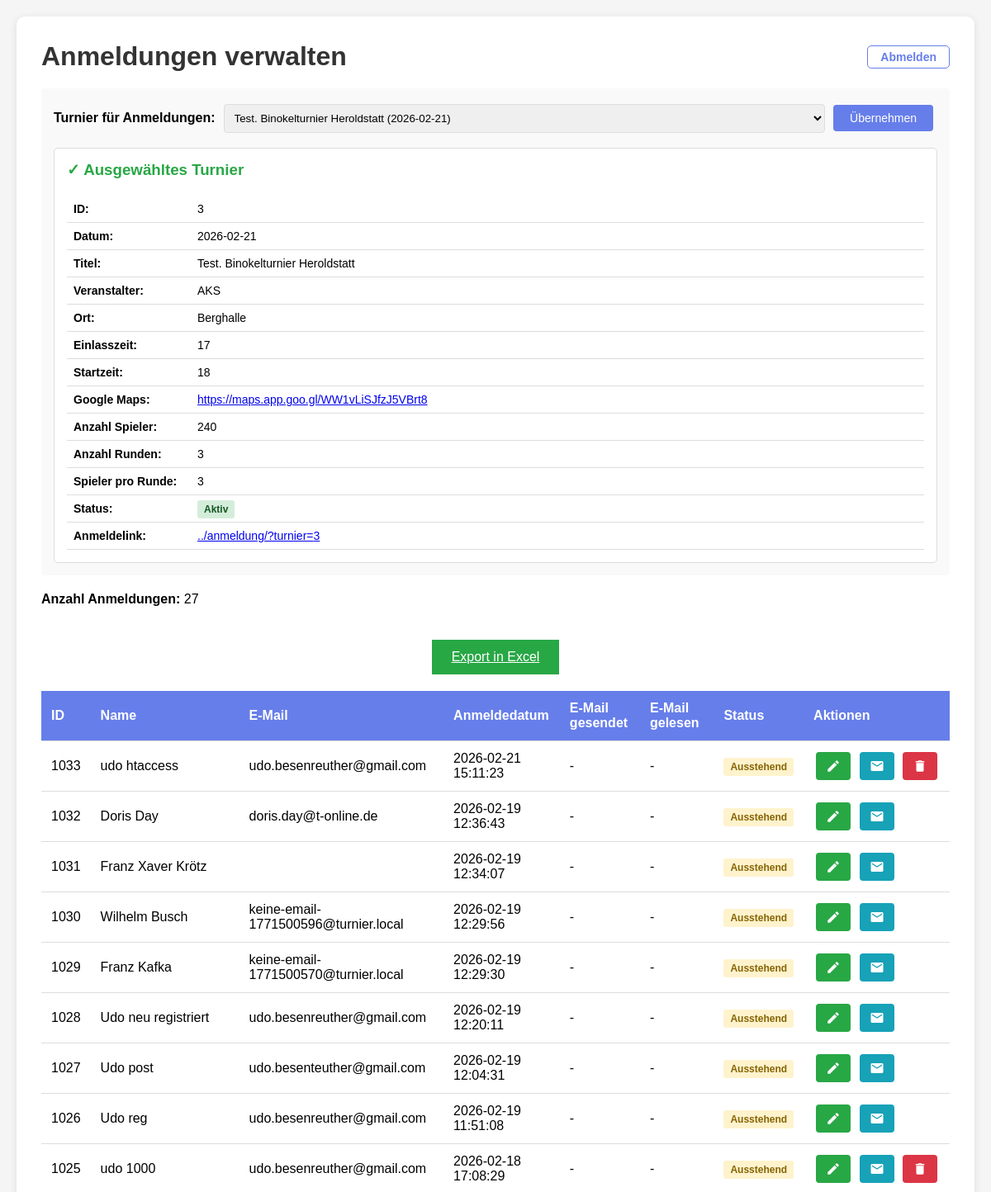
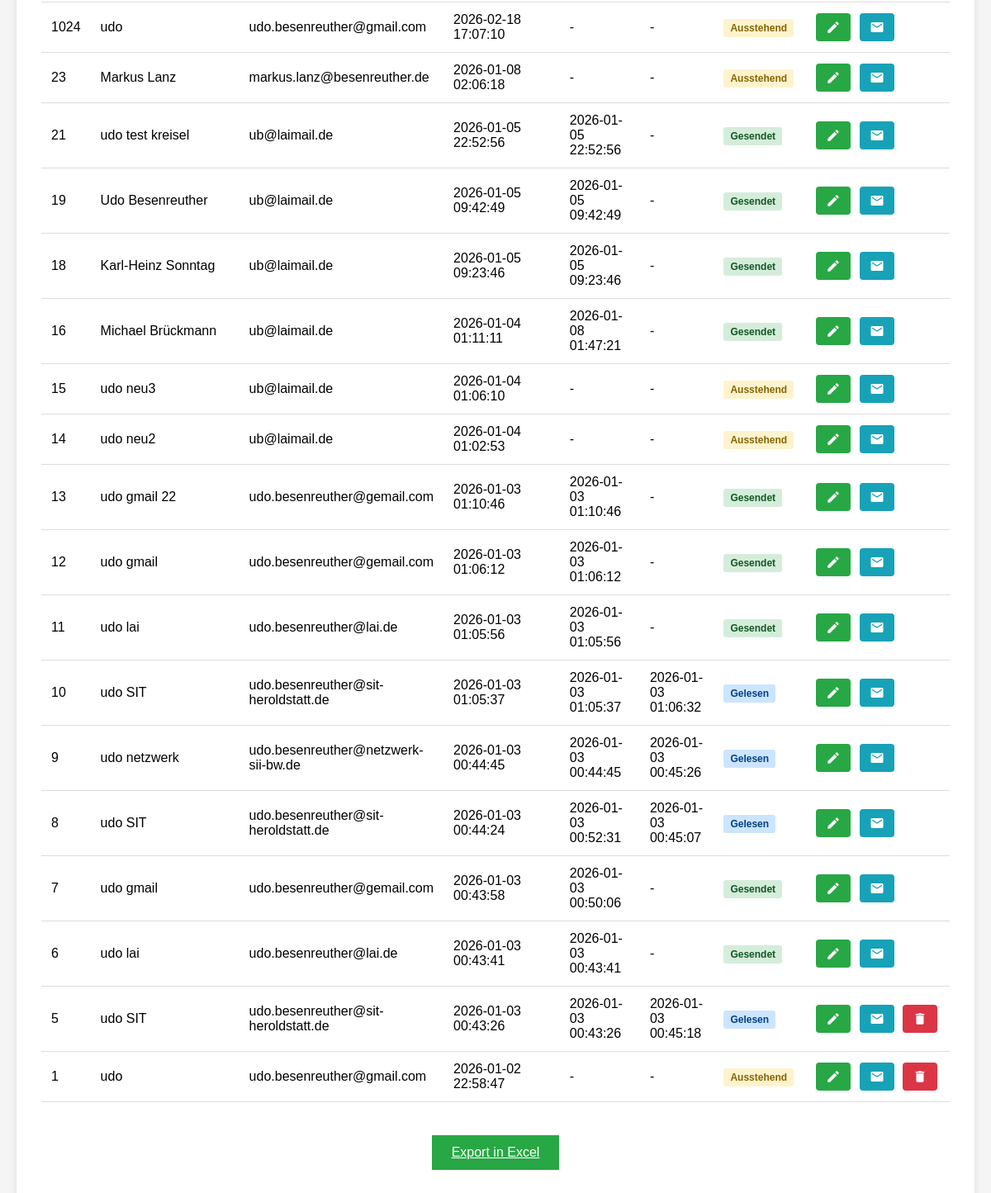
Screenshot of /data/admin.php (signed in) with the database file from the repository (2 pictures, top to bottom).
### tables this page shows
CREATE TABLE config (
        schluessel TEXT PRIMARY KEY,
        wert TEXT
    );

CREATE TABLE turnier (
        id INTEGER PRIMARY KEY AUTOINCREMENT,
        datum TEXT NOT NULL,
        titel TEXT NOT NULL,
        veranstalter TEXT NOT NULL,
        ort TEXT NOT NULL,
        erstellt_am TEXT DEFAULT CURRENT_TIMESTAMP,
        aktiv INTEGER DEFAULT 1
    , anzahl_spieler INTEGER DEFAULT 0, anzahl_runden INTEGER DEFAULT 3, spieler_pro_runde INTEGER DEFAULT 3, aktive_runde INTEGER DEFAULT NULL, aktive_ergebnis_runde INTEGER DEFAULT NULL, googlemaps_link TEXT DEFAULT NULL, startzeit TEXT DEFAULT NULL, einlasszeit TEXT DEFAULT NULL);

CREATE TABLE anmeldungen (id INTEGER PRIMARY KEY AUTOINCREMENT, anmeldedatum TEXT NOT NULL, name TEXT NOT NULL, email TEXT NOT NULL, mobilnummer TEXT, tracking_code TEXT, email_gesendet TEXT, email_gelesen TEXT, turnier_id INTEGER DEFAULT NULL, "alter" INTEGER, name_auf_wertungsliste INTEGER DEFAULT 0);

### turnier/config.php (called while the page is built, shortened)
<?php
function getAllTurniere() {
    $db = getDB();
    $stmt = $db->query("SELECT * FROM turnier ORDER BY id DESC");
    return $stmt->fetchAll(PDO::FETCH_ASSOC);
}
function getTurnierById($id) {
    $db = getDB();
    $stmt = $db->prepare("SELECT * FROM turnier WHERE id = ?");
    $stmt->execute([$id]);
    return $stmt->fetch(PDO::FETCH_ASSOC);
}

### data/admin.php (the view, shortened to what this page needs)
    <?php
require_once __DIR__ . '/../anmeldung/config.php';
require_once __DIR__ . '/../turnier/config.php';
$db = getDB();
$selectedTurnierId = null;
try {
    $stmt = $db->prepare("SELECT wert FROM config WHERE schluessel = ?");
    $stmt->execute(['default_turnier_id']);
    $result = $stmt->fetch(PDO::FETCH_ASSOC);
    if ($result && !empty($result['wert'])) {
        $selectedTurnierId = intval($result['wert']);
    }
} catch (PDOException $e) {
}
$selectedTurnier = null;
if ($selectedTurnierId) {
    $selectedTurnier = getTurnierById($selectedTurnierId);
}
$alleTurniere = getAllTurniere();
if ($selectedTurnierId) {
    $stmt = $db->prepare("SELECT * FROM anmeldungen WHERE turnier_id = ? ORDER BY anmeldedatum DESC");
    $stmt->execute([$selectedTurnierId]);
    $anmeldungen = $stmt->fetchAll(PDO::FETCH_ASSOC);
} else {
    $anmeldungen = [];
}
?>
<!DOCTYPE html>
<html lang="de">
<head>
</head>
<body>
    <div class="container">
        <h1>
            Anmeldungen verwalten
            <a href="?logout=1" class="logout">Abmelden</a>
        </h1>
        <div style="margin-bottom: 20px; padding: 15px; background: #f9f9f9; border-radius: 5px;">
            <form method="POST" style="display: flex; align-items: center; gap: 10px;">
                <label for="turnier_id" style="font-weight: bold;">Turnier für Anmeldungen:</label>
                <select name="turnier_id" id="turnier_id" style="flex: 1; padding: 8px; border: 1px solid #ddd; border-radius: 4px;">
                    <?php foreach ($alleTurniere as $turnier): ?>
                        <option value="<?php echo $turnier['id']; ?>" <?php echo ($selectedTurnierId == $turnier['id']) ? 'selected' : ''; ?>>
                            <?php echo htmlspecialchars($turnier['titel'] . ' (' . $turnier['datum'] . ')'); ?>
                        </option>
                    <?php endforeach; ?>
                </select>
                <button type="submit" style="padding: 8px 20px; background: #667eea; color: white; border: none; border-radius: 4px; cursor: pointer;">Übernehmen</button>
            </form>
            <?php if ($selectedTurnier): ?>
                <div style="margin-top: 15px; padding: 15px; background: white; border: 1px solid #ddd; border-radius: 5px;">
                    <h3 style="margin-top: 0; margin-bottom: 15px; color: #28a745;">✓ Ausgewähltes Turnier</h3>
                    <table style="width: 100%; border-collapse: collapse; font-size: 14px;">
                        <tr>
                            <td style="padding: 8px; font-weight: bold; width: 150px; vertical-align: top;">ID:</td>
                            <td style="padding: 8px;"><?php echo htmlspecialchars($selectedTurnier['id']); ?></td>
                        </tr>
                        <tr>
                            <td style="padding: 8px; font-weight: bold; vertical-align: top;">Datum:</td>
                            <td style="padding: 8px;"><?php echo htmlspecialchars($selectedTurnier['datum']); ?></td>
                        </tr>
                        <tr>
                            <td style="padding: 8px; font-weight: bold; vertical-align: top;">Titel:</td>
                            <td style="padding: 8px;"><?php echo htmlspecialchars($selectedTurnier['titel']); ?></td>
                        </tr>
                        <tr>
                            <td style="padding: 8px; font-weight: bold; vertical-align: top;">Veranstalter:</td>
                            <td style="padding: 8px;"><?php echo htmlspecialchars($selectedTurnier['veranstalter']); ?></td>
                        </tr>
                        <tr>
                            <td style="padding: 8px; font-weight: bold; vertical-align: top;">Ort:</td>
                            <td style="padding: 8px;"><?php echo htmlspecialchars($selectedTurnier['ort']); ?></td>
                        </tr>
                        <tr>
                            <td style="padding: 8px; font-weight: bold; vertical-align: top;">Einlasszeit:</td>
                            <td style="padding: 8px;"><?php echo !empty($selectedTurnier['einlasszeit']) ? htmlspecialchars($selectedTurnier['einlasszeit']) : '<em style="color: #999;">nicht angegeben</em>'; ?></td>
                        </tr>
                        <tr>
                            <td style="padding: 8px; font-weight: bold; vertical-align: top;">Startzeit:</td>
                            <td style="padding: 8px;"><?php echo !empty($selectedTurnier['startzeit']) ? htmlspecialchars($selectedTurnier['startzeit']) : '<em style="color: #999;">nicht angegeben</em>'; ?></td>
                        </tr>
                        <tr>
                            <td style="padding: 8px; font-weight: bold; vertical-align: top;">Google Maps:</td>
                            <td style="padding: 8px;">
                                <?php if (!empty($selectedTurnier['googlemaps_link'])): ?>
                                    <a href="<?php echo htmlspecialchars($selectedTurnier['googlemaps_link']); ?>" target="_blank"><?php echo htmlspecialchars($selectedTurnier['googlemaps_link']); ?></a>
                                <?php else: ?>
                                    <em style="color: #999;">nicht angegeben</em>
                                <?php endif; ?>
                            </td>
                        </tr>
                        <tr>
                            <td style="padding: 8px; font-weight: bold; vertical-align: top;">Anzahl Spieler:</td>
                            <td style="padding: 8px;"><?php echo htmlspecialchars($selectedTurnier['anzahl_spieler'] ?? '0'); ?></td>
                        </tr>
                        <tr>
                            <td style="padding: 8px; font-weight: bold; vertical-align: top;">Anzahl Runden:</td>
                            <td style="padding: 8px;"><?php echo htmlspecialchars($selectedTurnier['anzahl_runden'] ?? '3'); ?></td>
                        </tr>
                        <tr>
                            <td style="padding: 8px; font-weight: bold; vertical-align: top;">Spieler pro Runde:</td>
                            <td style="padding: 8px;"><?php echo htmlspecialchars($selectedTurnier['spieler_pro_runde'] ?? '3'); ?></td>
                        </tr>
                        <tr>
                            <td style="padding: 8px; font-weight: bold; vertical-align: top;">Status:</td>
                            <td style="padding: 8px;">
                                <?php if ($selectedTurnier['aktiv'] == 1): ?>
                                    <span style="padding: 4px 8px; background: #d4edda; color: #155724; border-radius: 3px; font-size: 12px; font-weight: bold;">Aktiv</span>
                                <?php else: ?>
                                    <span style="padding: 4px 8px; background: #f8d7da; color: #721c24; border-radius: 3px; font-size: 12px; font-weight: bold;">Inaktiv</span>
                                <?php endif; ?>
                            </td>
                        </tr>
                        <tr>
                            <td style="padding: 8px; font-weight: bold; vertical-align: top;">Anmeldelink:</td>
                            <td style="padding: 8px;">
                                <a href="../anmeldung/?turnier=<?php echo $selectedTurnier['id']; ?>" target="_blank">../anmeldung/?turnier=<?php echo $selectedTurnier['id']; ?></a>
                            </td>
                        </tr>
                    </table>
                </div>
            <?php else: ?>
                <p style="margin-top: 10px; color: #dc3545; font-weight: bold;">
                    ⚠ Kein Turnier ausgewählt. Anmeldungen werden keinem Turnier zugeordnet.
                </p>
            <?php endif; ?>
        </div>
        <p><strong>Anzahl Anmeldungen:</strong> <?php echo count($anmeldungen); ?>
        </p>
        <?php if ($selectedTurnierId): ?>
            <div class="export-container export-container-top">
                <a href="?export=excel" class="btn-export">Export in Excel</a>
            </div>
        <?php endif; ?>
        <?php if (empty($anmeldungen) && $selectedTurnierId): ?>
            <p style="margin-top: 20px; color: #666; font-style: italic;">Keine Anmeldungen für dieses Turnier vorhanden.</p>
        <?php elseif (empty($anmeldungen) && !$selectedTurnierId): ?>
            <p style="margin-top: 20px; color: #dc3545; font-weight: bold;">Bitte wählen Sie ein Turnier aus, um die Anmeldungen zu sehen.</p>
        <?php else: ?>
        <table>
            <thead>
                <tr>
                    <th>ID</th>
                    <th class="name-column">Name</th>
                    <th class="email-column">E-Mail</th>
                    <th>Anmeldedatum</th>
                    <th>E-Mail gesendet</th>
                    <th>E-Mail gelesen</th>
                    <th>Status</th>
                    <th>Aktionen</th>
                </tr>
            </thead>
            <tbody>
                <?php foreach ($anmeldungen as $anmeldung): ?>
                    <tr id="row-<?php echo $anmeldung['id']; ?>">
                        <td><?php echo htmlspecialchars($anmeldung['id']); ?></td>
                        <td class="name-column name-<?php echo $anmeldung['id']; ?>"><?php echo htmlspecialchars($anmeldung['name']); ?></td>
                        <td class="email-column email-<?php echo $anmeldung['id']; ?>"><?php echo htmlspecialchars($anmeldung['email']); ?></td>
                        <td><?php echo htmlspecialchars($anmeldung['anmeldedatum'] ?? '-'); ?></td>
                        <td><?php echo htmlspecialchars($anmeldung['email_gesendet'] ?? '-'); ?></td>
                        <td><?php echo htmlspecialchars($anmeldung['email_gelesen'] ?? '-'); ?></td>
                        <td>
                            <?php
                            if (!empty($anmeldung['email_gelesen'])) {
                                echo '<span class="status status-read">Gelesen</span>';
                            } elseif (!empty($anmeldung['email_gesendet'])) {
                                echo '<span class="status status-sent">Gesendet</span>';
                            } else {
                                echo '<span class="status status-pending">Ausstehend</span>';
                            }
                            ?>
                        </td>
                        <td>
                            <button class="icon-btn icon-btn-edit" onclick="editRow(<?php echo $anmeldung['id']; ?>)" title="Bearbeiten">
                                <svg xmlns="http://www.w3.org/2000/svg" viewBox="0 0 24 24">
                                    <path d="M3 17.25V21h3.75L17.81 9.94l-3.75-3.75L3 17.25zM20.71 7.04c.39-.39.39-1.02 0-1.41l-2.34-2.34c-.39-.39-1.02-.39-1.41 0l-1.83 1.83 3.75 3.75 1.83-1.83z"/>
                                </svg>
                            </button>
                            <button class="icon-btn icon-btn-resend" onclick="resendEmail(<?php echo $anmeldung['id']; ?>)" title="Mail erneut senden">
                                <svg xmlns="http://www.w3.org/2000/svg" viewBox="0 0 24 24">
                                    <path d="M20 4H4c-1.1 0-1.99.9-1.99 2L2 18c0 1.1.9 2 2 2h16c1.1 0 2-.9 2-2V6c0-1.1-.9-2-2-2zm0 4l-8 5-8-5V6l8 5 8-5v2z"/>
                                </svg>
                            </button>
                            <?php if (!isset($anmeldung['is_registered']) || !$anmeldung['is_registered']): ?>
                            <button class="icon-btn icon-btn-delete" onclick="deleteRow(<?php echo $anmeldung['id']; ?>)" title="Löschen">
                                <svg xmlns="http://www.w3.org/2000/svg" viewBox="0 0 24 24">
                                    <path d="M6 19c0 1.1.9 2 2 2h8c1.1 0 2-.9 2-2V7H6v12zM19 4h-3.5l-1-1h-5l-1 1H5v2h14V4z"/>
                                </svg>
                            </button>
                            <?php endif; ?>
                        </td>
                    </tr>
                <?php endforeach; ?>
            </tbody>
        </table>
        <?php if ($selectedTurnierId): ?>
            <div class="export-container">
                <a href="?export=excel" class="btn-export">Export in Excel</a>
            </div>
        <?php endif; ?>
        <?php endif; ?>
    </div>
</body>
</html>

### data/admin.php (style rules this page uses)
* { margin: 0; padding: 0; box-sizing: border-box; }
body { font-family: Arial, sans-serif; background: #f5f5f5; padding: 20px; }
.container { max-width: 1400px; margin: 0 auto; background: white; padding: 30px; border-radius: 10px; box-shadow: 0 2px 10px rgba(0,0,0,0.1); }
h1 { color: #333; margin-bottom: 20px; display: flex; justify-content: space-between; align-items: center; }
.logout { font-size: 14px; color: #667eea; text-decoration: none; padding: 5px 15px; border: 1px solid #667eea; border-radius: 5px; }
table { width: 100%; border-collapse: collapse; margin-top: 20px; }
th, td { padding: 12px; text-align: left; border-bottom: 1px solid #ddd; }
th { background: #667eea; color: white; font-weight: bold; }
button { padding: 8px 15px; margin: 5px 5px 5px 0; border: none; border-radius: 4px; cursor: pointer; font-size: 14px; }
.icon-btn { padding: 8px 12px; margin: 0 3px; border: none; border-radius: 4px; cursor: pointer; font-size: 14px; display: inline-flex; align-items: center; justify-content: center; transition: background-color 0.2s, transform 0.1s; vertical-align: middle; white-space: nowrap; }
td:last-child { white-space: nowrap; }
.icon-btn svg { width: 18px; height: 18px; fill: white; }
.icon-btn-edit { background: #28a745; }
.icon-btn-delete { background: #dc3545; }
.icon-btn-resend { background: #17a2b8; }
.btn-export { background: #28a745; color: white; padding: 12px 24px; font-size: 16px; margin-top: 20px; display: inline-block; }
.export-container { margin: 20px 0; text-align: center; }
.export-container-top { margin-bottom: 20px; }
.status { padding: 4px 8px; border-radius: 3px; font-size: 12px; font-weight: bold; }
.status-sent { background: #d4edda; color: #155724; }
.status-read { background: #cce5ff; color: #004085; }
.status-pending { background: #fff3cd; color: #856404; }
.name-column { min-width: 180px; width: 180px; }
.email-column { min-width: 200px; width: 200px; }
table { width: 100%; table-layout: auto; }
table td.name-column { min-width: 180px; width: 180px; }
table td.email-column { min-width: 200px; width: 200px; }

### rows the page displays
config: turnier_id "Test. Binokelturnier Heroldstatt (2026-02-21)"
turnier: id "3", datum "2026-02-21", titel "Test. Binokelturnier Heroldstatt", veranstalter "AKS", ort "Berghalle", einlasszeit "17", startzeit "18", googlemaps_link "https://maps.app.goo.gl/WW1vLiSJfzJ5VBrt8", anzahl_spieler "240", anzahl_runden "3", spieler_pro_runde "3"
anmeldungen: id "1033", name "udo htaccess", email "udo.besenreuther@gmail.com", anmeldedatum "2026-02-21 15:11:23", email_gesendet "-", email_gelesen "-", shows "Ausstehend"
anmeldungen: id "1032", name "Doris Day", email "doris.day@t-online.de", anmeldedatum "2026-02-19 12:36:43", email_gesendet "-", email_gelesen "-", shows "Ausstehend"
anmeldungen: id "1031", name "Franz Xaver Krötz", anmeldedatum "2026-02-19 12:34:07", email_gesendet "-", email_gelesen "-", shows "Ausstehend"
anmeldungen: id "1030", name "Wilhelm Busch", email "keine-email-1771500596@turnier.local", anmeldedatum "2026-02-19 12:29:56", email_gesendet "-", email_gelesen "-", shows "Ausstehend"
anmeldungen: id "1029", name "Franz Kafka", email "keine-email-1771500570@turnier.local", anmeldedatum "2026-02-19 12:29:30", email_gesendet "-", email_gelesen "-", shows "Ausstehend"
anmeldungen: id "1028", name "Udo neu registriert", email "udo.besenreuther@gmail.com", anmeldedatum "2026-02-19 12:20:11", email_gesendet "-", email_gelesen "-", shows "Ausstehend"
anmeldungen: id "1027", name "Udo post", email "udo.besenteuther@gmail.com", anmeldedatum "2026-02-19 12:04:31", email_gesendet "-", email_gelesen "-", shows "Ausstehend"
anmeldungen: id "1026", name "Udo reg", email "udo.besenreuther@gmail.com", anmeldedatum "2026-02-19 11:51:08", email_gesendet "-", email_gelesen "-", shows "Ausstehend"
anmeldungen: id "1025", name "udo 1000", email "udo.besenreuther@gmail.com", anmeldedatum "2026-02-18 17:08:29", email_gesendet "-", email_gelesen "-", shows "Ausstehend"
anmeldungen: id "1024", name "udo", email "udo.besenreuther@gmail.com", anmeldedatum "2026-02-18 17:07:10", email_gesendet "-", email_gelesen "-", shows "Ausstehend"
anmeldungen: id "23", name "Markus Lanz", email "markus.lanz@besenreuther.de", anmeldedatum "2026-01-08 02:06:18", email_gesendet "-", email_gelesen "-", shows "Ausstehend"
anmeldungen: id "21", name "udo test kreisel", email "ub@laimail.de", anmeldedatum "2026-01-05 22:52:56", email_gesendet "2026-01-05 22:52:56", email_gelesen "-", shows "Gesendet"
anmeldungen: id "19", name "Udo Besenreuther", email "ub@laimail.de", anmeldedatum "2026-01-05 09:42:49", email_gesendet "2026-01-05 09:42:49", email_gelesen "-", shows "Gesendet"
anmeldungen: id "18", name "Karl-Heinz Sonntag", email "ub@laimail.de", anmeldedatum "2026-01-05 09:23:46", email_gesendet "2026-01-05 09:23:46", email_gelesen "-", shows "Gesendet"
anmeldungen: id "16", name "Michael Brückmann", email "ub@laimail.de", anmeldedatum "2026-01-04 01:11:11", email_gesendet "2026-01-08 01:47:21", email_gelesen "-", shows "Gesendet"
anmeldungen: id "15", name "udo neu3", email "ub@laimail.de", anmeldedatum "2026-01-04 01:06:10", email_gesendet "-", email_gelesen "-", shows "Ausstehend"
anmeldungen: id "14", name "udo neu2", email "ub@laimail.de", anmeldedatum "2026-01-04 01:02:53", email_gesendet "-", email_gelesen "-", shows "Ausstehend"
anmeldungen: id "13", name "udo gmail 22", email "udo.besenreuther@gemail.com", anmeldedatum "2026-01-03 01:10:46", email_gesendet "2026-01-03 01:10:46", email_gelesen "-", shows "Gesendet"
anmeldungen: id "12", name "udo gmail", email "udo.besenreuther@gemail.com", anmeldedatum "2026-01-03 01:06:12", email_gesendet "2026-01-03 01:06:12", email_gelesen "-", shows "Gesendet"
anmeldungen: id "11", name "udo lai", email "udo.besenreuther@lai.de", anmeldedatum "2026-01-03 01:05:56", email_gesendet "2026-01-03 01:05:56", email_gelesen "-", shows "Gesendet"
anmeldungen: id "10", name "udo SIT", email "udo.besenreuther@sit-heroldstatt.de", anmeldedatum "2026-01-03 01:05:37", email_gesendet "2026-01-03 01:05:37", email_gelesen "2026-01-03 01:06:32", shows "Gelesen"
anmeldungen: id "9", name "udo netzwerk", email "udo.besenreuther@netzwerk-sii-bw.de", anmeldedatum "2026-01-03 00:44:45", email_gesendet "2026-01-03 00:44:45", email_gelesen "2026-01-03 00:45:26", shows "Gelesen"
anmeldungen: id "8", name "udo SIT", email "udo.besenreuther@sit-heroldstatt.de", anmeldedatum "2026-01-03 00:44:24", email_gesendet "2026-01-03 00:52:31", email_gelesen "2026-01-03 00:45:07", shows "Gelesen"
anmeldungen: id "7", name "udo gmail", email "udo.besenreuther@gemail.com", anmeldedatum "2026-01-03 00:43:58", email_gesendet "2026-01-03 00:50:06", email_gelesen "-", shows "Gesendet"
anmeldungen: id "6", name "udo lai", email "udo.besenreuther@lai.de", anmeldedatum "2026-01-03 00:43:41", email_gesendet "2026-01-03 00:43:41", email_gelesen "-", shows "Gesendet"
anmeldungen: id "5", name "udo SIT", email "udo.besenreuther@sit-heroldstatt.de", anmeldedatum "2026-01-03 00:43:26", email_gesendet "2026-01-03 00:43:26", email_gelesen "2026-01-03 00:45:18", shows "Gelesen"
anmeldungen: id "1", name "udo", email "udo.besenreuther@gmail.com", anmeldedatum "2026-01-02 22:58:47", email_gesendet "-", email_gelesen "-", shows "Ausstehend"

### other values shown
count($anmeldungen) "27"
